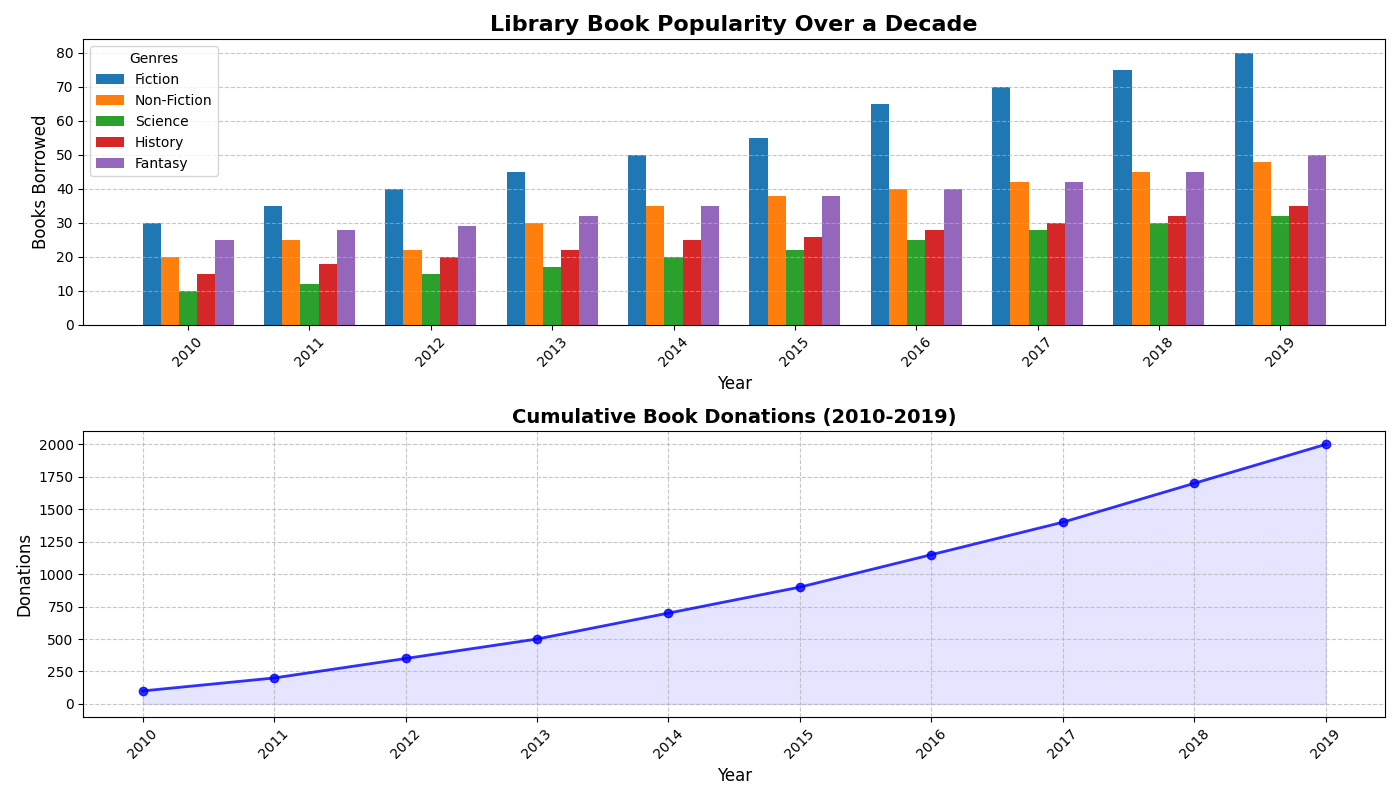

The script that drew this image:
import matplotlib.pyplot as plt
import numpy as np

# Backstory:
# The chart illustrates the popularity of different genres of books over a decade (2010-2019) in a fictional city library. 
# Additionally, it includes a subplot showing the cumulative year-wise donation of books during the same period.

# Define the years of the study
years = np.arange(2010, 2020)

# Define the genres
genres = ['Fiction', 'Non-Fiction', 'Science', 'History', 'Fantasy']

# Constructing book popularity data over the years
fiction = [30, 35, 40, 45, 50, 55, 65, 70, 75, 80]
non_fiction = [20, 25, 22, 30, 35, 38, 40, 42, 45, 48]
science = [10, 12, 15, 17, 20, 22, 25, 28, 30, 32]
history = [15, 18, 20, 22, 25, 26, 28, 30, 32, 35]
fantasy = [25, 28, 29, 32, 35, 38, 40, 42, 45, 50]

# Cumulative book donation data over the years
cumulative_donations = [100, 200, 350, 500, 700, 900, 1150, 1400, 1700, 2000]

# Prepare data for bar plotting
bar_width = 0.15
index = np.arange(len(years))

plt.figure(figsize=(14, 8))

# Main bar chart for genres popularity
plt.subplot(2, 1, 1)
plt.bar(index - 2*bar_width, fiction, bar_width, label='Fiction')
plt.bar(index - bar_width, non_fiction, bar_width, label='Non-Fiction')
plt.bar(index, science, bar_width, label='Science')
plt.bar(index + bar_width, history, bar_width, label='History')
plt.bar(index + 2*bar_width, fantasy, bar_width, label='Fantasy')

plt.title('Library Book Popularity Over a Decade', fontsize=16, fontweight='bold')
plt.xlabel('Year', fontsize=12)
plt.ylabel('Books Borrowed', fontsize=12)
plt.xticks(index, years, rotation=45)
plt.legend(title='Genres', loc='upper left')
plt.grid(axis='y', linestyle='--', alpha=0.7)

# Subplot: Cumulative donations line graph
plt.subplot(2, 1, 2)
plt.plot(years, cumulative_donations, marker='o', color='b', linewidth=2, alpha=0.8)
plt.fill_between(years, cumulative_donations, color='blue', alpha=0.1)

plt.title('Cumulative Book Donations (2010-2019)', fontsize=14, fontweight='bold')
plt.xlabel('Year', fontsize=12)
plt.ylabel('Donations', fontsize=12)
plt.xticks(years, rotation=45)
plt.grid(visible=True, linestyle='--', alpha=0.7)

# Optimize the layout
plt.tight_layout()

# Display the chart
plt.show()
